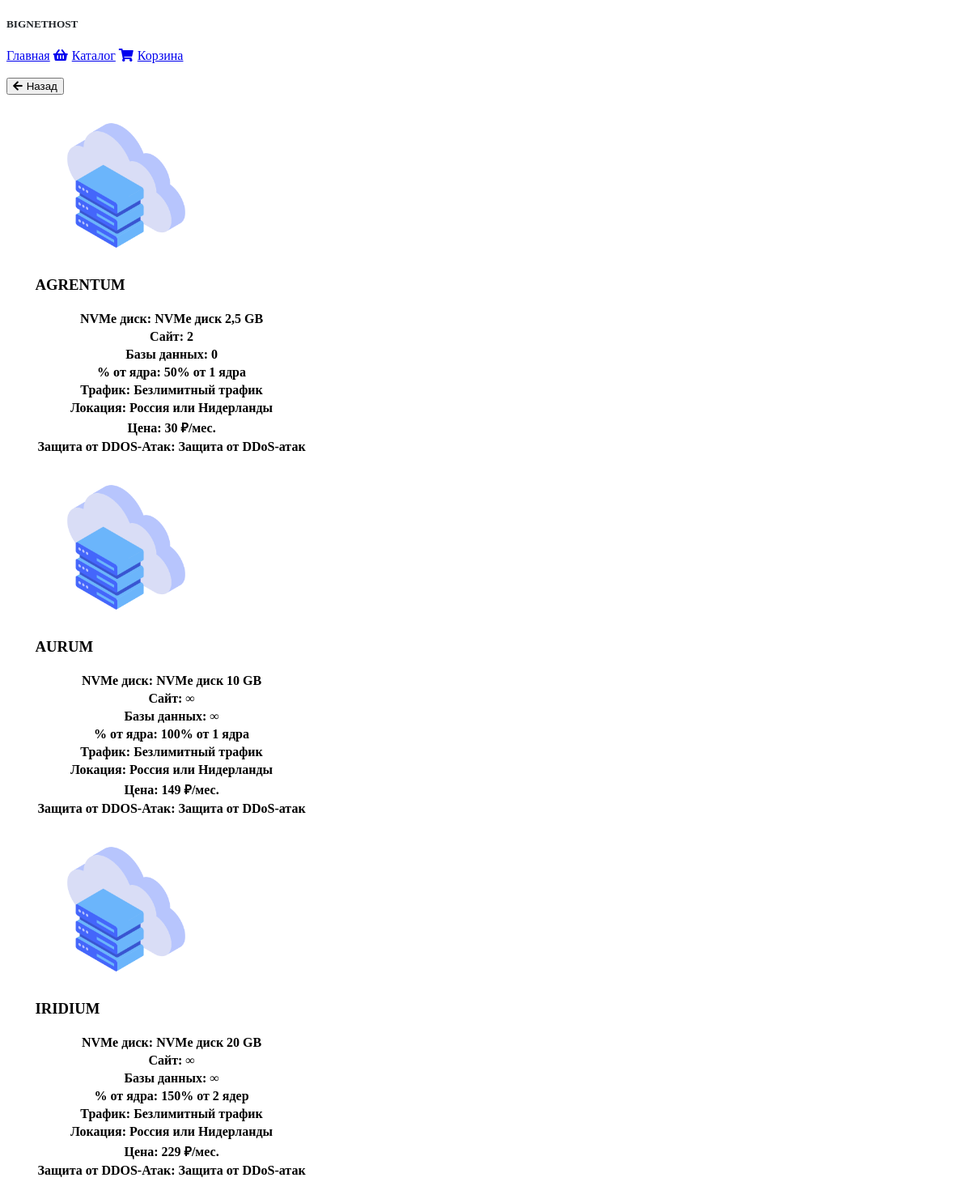
The page /catalog/category/1/ on the database as committed earlier.
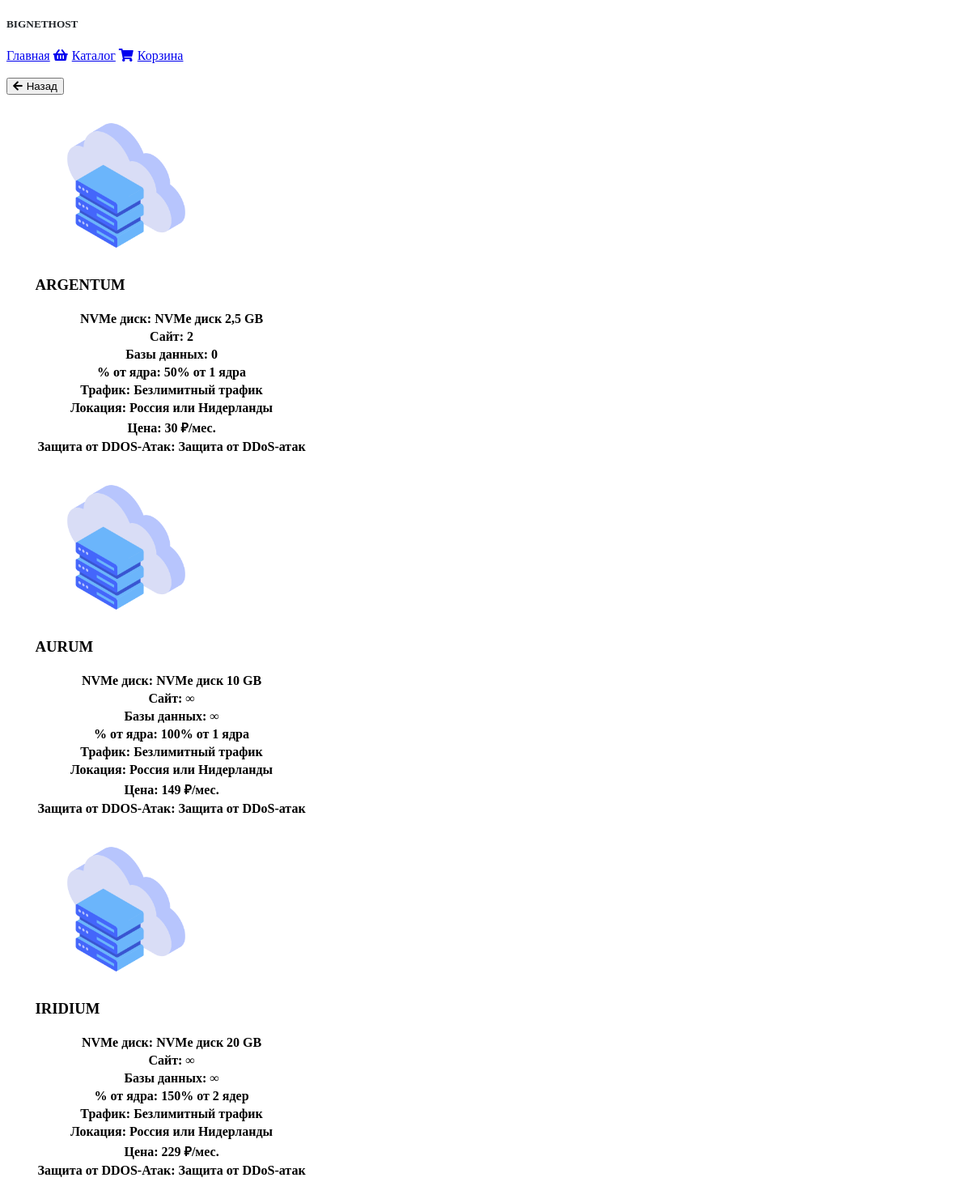
The same page on the database as committed later.
### mainapp/models.py (models this page shows, shortened)
class Web(models.Model):
    category = models.ForeignKey(Category,
                                 on_delete=models.CASCADE)
    name = models.CharField('Название тарифа', max_length=128)
    desc = models.TextField('Описание тарифа', blank=True)
    prise = models.IntegerField('Цена', default=0)
    disk = models.CharField('Дисковое пространство', max_length=128)
    site = models.CharField('Сайты', max_length=128)
    db = models.CharField('База Данных', max_length=128)
    cpu = models.CharField('Нагрузка на цп', max_length=128)
    traffic = models.CharField('Трафик', max_length=128)
    location = models.CharField('Локация', max_length=128)
    ddos = models.CharField('Защита от ДДОС', max_length=128)
    is_active = models.BooleanField('Активный тариф')
    class Meta:
        verbose_name = 'Веб'
        verbose_name_plural = 'Веб'

### mainapp/views.py (the view)
# urls.py: path('catalog/category/<int:pk>/', mainapp.catalog_page, name='catalog_page'),
def catalog_page(request, pk):
    web = Web.objects.filter(category_id=pk)
    dedic = Dedic.objects.filter(category_id=pk)
    context = {
        'web': web,
        'dedic': dedic,
    }
    return render(request, 'mainapp/catalog_page.html', context)

### mainapp/templates/mainapp/catalog_page.html (shortened to what this page needs)
{% extends 'mainapp/base.html' %}
{% block content %}
    <div class="container-fluid">
        <br>
        <a href="/catalog">
            <button class="btn btn-outline-success"><i class="fas fa-arrow-left"></i>Назад</button>
        </a>
        <br>
        <div class="row">
            {% for item in web %}
                <div class="card col">
                    <img class="card-img-top" src="/static/img/cloud_hosting.png" alt="Card image cap">
                    <div class="card-body text-center">
                        <h3 class="card-title text-center">{{ item.name }}</h3>
                        <table class="table">
                            <tbody>
                            <tr class="text-center">
                                <th>NVMe диск: {{ item.disk }}</th>
                            </tr>
                            <tr class="text-center">
                                <th>Сайт: {{ item.site }}</th>
                            </tr>
                            <tr class="text-center">
                                <th>Базы данных: {{ item.db }}</th>
                            </tr>
                            <tr class="text-center">
                                <th>% от ядра: {{ item.cpu }}</th>
                            </tr>
                            <tr class="text-center">
                                <th>Трафик: {{ item.traffic }}</th>
                            </tr>
                            <tr class="text-center">
                                <th>Локация: {{ item.location }}</th>
                            </tr>
                            <tr class="text-center">
                                <th>Цена: {{ item.prise }} &#8381;/мес.</th>
                            </tr>
                            <tr class="text-center">
                                <th>Защита от DDOS-Атак: {{ item.ddos }}</th>
                            </tr>
                            </tbody>
                        </table>
                    </div>
                </div>
            {% endfor %}
        </div>
        <br>
    </div>
{% endblock %}

Rows that differ between the two databases and show on the page:
changed Web "NVMe диск 2,5 GB": name "AGRENTUM" → "ARGENTUM"
